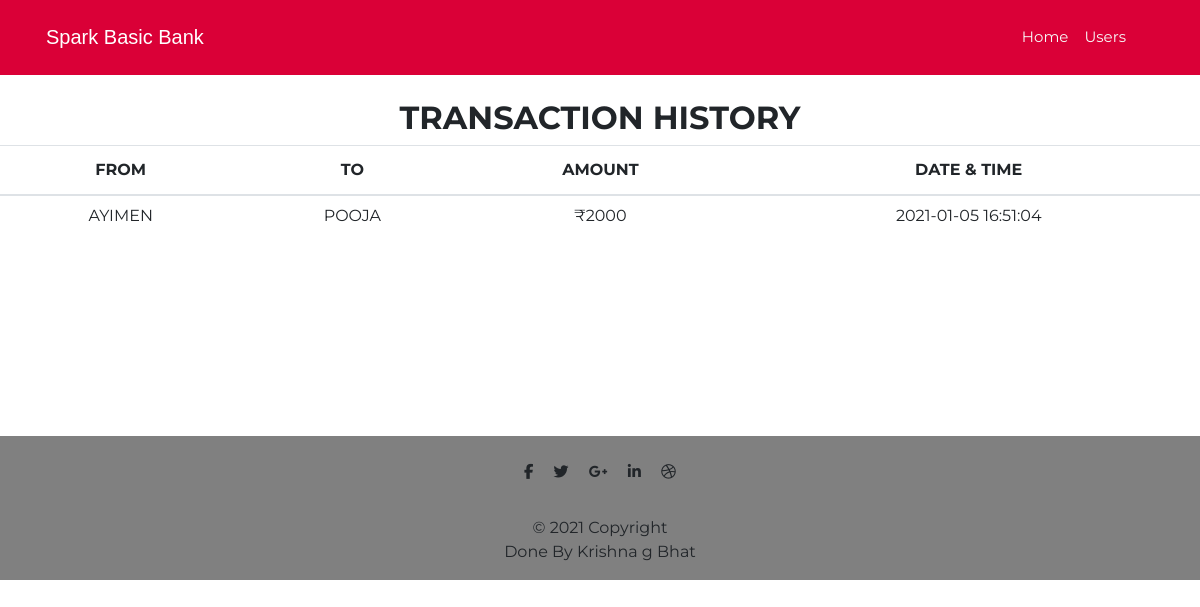
Screenshot of /viewtrans.php with the database file from the repository.
### tables this page shows
CREATE TABLE `transfermoney` (
  `sender` text NOT NULL,
  `receiver` text NOT NULL,
  `balance` int(8) NOT NULL,
  `datetime` datetime NOT NULL DEFAULT current_timestamp()
);

### viewtrans.php (the view, shortened to what this page needs)
<!DOCTYPE html>
<html lang="en" dir="ltr">
<head>
  <link rel="stylesheet" href="https://cdn.jsdelivr.net/npm/bootstrap@4.5.3/dist/css/bootstrap.min.css">
  <link rel="stylesheet" href="CSS/styles.css">
</head>
<body>
  <section id="title">
    <div class="container-fluid">
      <nav class="navbar navbar-expand-lg navbar-light">
        <div class="container-fluid">
          <a class="navbar-brand" href="index.php" style="color: white;">Spark Basic Bank</a>
          <div class="collapse navbar-collapse" id="navbarTogglerDemo02">
            <ul class="navbar-nav ml-auto">
              <li class="nav-item">
                <a class="nav-link" aria-current="page" href="index.php" style="color: #F7F7F7;">Home</a>
              </li>
              <li class="nav-item">
                <a class="nav-link" aria-current="page" href="users.php" style="color: #F7F7F7;">Users</a>
              </li>
            </ul>
          </div>
        </div>
      </nav>
    </section>
      <table class="table table-hover">
          <h2 class="text-center pt-4" style="font-weight:bold;">TRANSACTION HISTORY</h2>
      <thead>
        <tr>
            <th class="text-center">FROM</th>
            <th class="text-center">TO</th>
            <th class="text-center">AMOUNT</th>
            <th class="text-center">DATE & TIME</th>
        </tr>
      </thead>
      <tbody>
        <?php
           include 'DBCONFIG/config.php';
           $sql ="select * from transfermoney";
           $query =mysqli_query($conn, $sql);
           while($rows = mysqli_fetch_assoc($query))
           {
        ?>
           <tr>
             <td class="text-center py-2"><?php echo $rows['sender']; ?></td>
             <td class="text-center py-2"><?php echo $rows['receiver']; ?></td>
             <td class="text-center py-2">₹<?php echo $rows['balance']; ?> </td>
             <td class="text-center py-2"><?php echo $rows['datetime']; ?> </td>
       <?php
           }
       ?>
      </tbody>
    </table>
    <footer class="page-footer font-small special-color-dark pt-4">
      <div class="container">
        <ul class="list-unstyled list-inline text-center">
          <li class="list-inline-item">
            <a class="btn-floating btn-fb mx-1">
              <i class="fab fa-facebook-f footer-icon"> </i>
            </a>
          </li>
          <li class="list-inline-item">
            <a class="btn-floating btn-tw mx-1">
              <i class="fab fa-twitter footer-icon"> </i>
            </a>
          </li>
          <li class="list-inline-item">
            <a class="btn-floating btn-gplus mx-1">
              <i class="fab fa-google-plus-g footer-icon"> </i>
            </a>
          </li>
          <li class="list-inline-item">
            <a class="btn-floating btn-li mx-1">
              <i class="fab fa-linkedin-in footer-icon"> </i>
            </a>
          </li>
          <li class="list-inline-item">
            <a class="btn-floating btn-dribbble mx-1">
              <i class="fab fa-dribbble footer-icon"> </i>
            </a>
          </li>
        </ul>
      </div>
      <div class="footer-copyright text-center py-3">© 2021 Copyright <br> Done By Krishna g Bhat
      </div>
    </footer>
</body>
</html>

### CSS/styles.css (style rules this page uses)
body { font-family: "Montserrat", sans-serif; }
#title { background-color: #DA0037; }
li { list-style-type: none; font-size: 15px; }
.navbar-brand { font-family: "Ubuntu", sans-serif; font-weight: 200; }
.navbar-nav { margin-right: 10px; padding: 10px; }
a, a:hover, a:focus, a:active { text-decoration: none; color: inherit; }
.page-footer { background-color: grey; }

### viewtrans.php (style rules this page uses)
.page-footer { margin-top: 200px; }

### rows the page displays
transfermoney: sender "AYIMEN", receiver "POOJA", balance "2000", datetime "2021-01-05 16:51:04"
